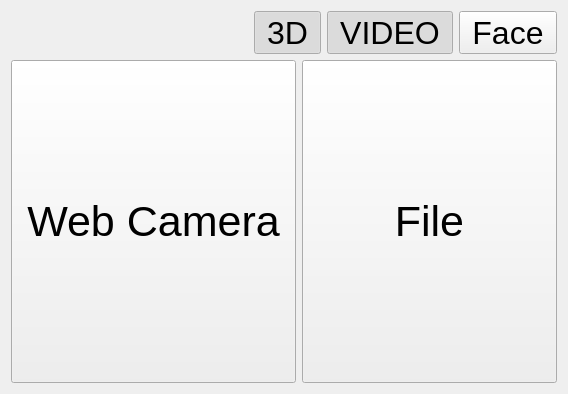
<?xml version="1.0" encoding="UTF-8"?>
<ui version="4.0">
 <class>Form</class>
 <widget class="QWidget" name="Form">
  <property name="geometry">
   <rect>
    <x>0</x>
    <y>0</y>
    <width>568</width>
    <height>394</height>
   </rect>
  </property>
  <property name="windowTitle">
   <string>MUAE Source Type...</string>
  </property>
  <property name="windowIcon">
   <iconset resource="resources.qrc">
    <normaloff>:/open/icons/file.png</normaloff>:/open/icons/file.png</iconset>
  </property>
  <layout class="QVBoxLayout" name="verticalLayout">
   <property name="sizeConstraint">
    <enum>QLayout::SetMaximumSize</enum>
   </property>
   <item>
    <layout class="QHBoxLayout" name="horizontalLayout">
     <property name="sizeConstraint">
      <enum>QLayout::SetMinimumSize</enum>
     </property>
     <item>
      <spacer name="horizontalSpacer">
       <property name="orientation">
        <enum>Qt::Horizontal</enum>
       </property>
       <property name="sizeHint" stdset="0">
        <size>
         <width>40</width>
         <height>20</height>
        </size>
       </property>
      </spacer>
     </item>
     <item>
      <widget class="QToolButton" name="toolButton">
       <property name="sizePolicy">
        <sizepolicy hsizetype="Fixed" vsizetype="Fixed">
         <horstretch>0</horstretch>
         <verstretch>0</verstretch>
        </sizepolicy>
       </property>
       <property name="font">
        <font>
         <pointsize>24</pointsize>
        </font>
       </property>
       <property name="text">
        <string>3D</string>
       </property>
       <property name="checkable">
        <bool>true</bool>
       </property>
       <property name="checked">
        <bool>true</bool>
       </property>
      </widget>
     </item>
     <item>
      <widget class="QToolButton" name="toolButton_3">
       <property name="font">
        <font>
         <pointsize>24</pointsize>
        </font>
       </property>
       <property name="text">
        <string>VIDEO</string>
       </property>
       <property name="checkable">
        <bool>true</bool>
       </property>
       <property name="checked">
        <bool>true</bool>
       </property>
      </widget>
     </item>
     <item>
      <widget class="QToolButton" name="toolButton_2">
       <property name="font">
        <font>
         <pointsize>24</pointsize>
        </font>
       </property>
       <property name="text">
        <string>Face</string>
       </property>
       <property name="checkable">
        <bool>true</bool>
       </property>
      </widget>
     </item>
    </layout>
   </item>
   <item>
    <layout class="QHBoxLayout" name="horizontalLayout_2">
     <property name="spacing">
      <number>-1</number>
     </property>
     <property name="sizeConstraint">
      <enum>QLayout::SetFixedSize</enum>
     </property>
     <item>
      <widget class="QToolButton" name="toolButtonWebCamera">
       <property name="sizePolicy">
        <sizepolicy hsizetype="Expanding" vsizetype="Expanding">
         <horstretch>0</horstretch>
         <verstretch>0</verstretch>
        </sizepolicy>
       </property>
       <property name="font">
        <font>
         <pointsize>32</pointsize>
        </font>
       </property>
       <property name="focusPolicy">
        <enum>Qt::TabFocus</enum>
       </property>
       <property name="text">
        <string>Web Camera</string>
       </property>
       <property name="icon">
        <iconset resource="resources.qrc">
         <normaloff>:/open/icons/cam.png</normaloff>:/open/icons/cam.png</iconset>
       </property>
       <property name="iconSize">
        <size>
         <width>256</width>
         <height>256</height>
        </size>
       </property>
       <property name="popupMode">
        <enum>QToolButton::DelayedPopup</enum>
       </property>
       <property name="toolButtonStyle">
        <enum>Qt::ToolButtonTextUnderIcon</enum>
       </property>
       <property name="autoRaise">
        <bool>false</bool>
       </property>
       <property name="arrowType">
        <enum>Qt::NoArrow</enum>
       </property>
      </widget>
     </item>
     <item>
      <widget class="QToolButton" name="toolButtonFile">
       <property name="sizePolicy">
        <sizepolicy hsizetype="Expanding" vsizetype="Expanding">
         <horstretch>0</horstretch>
         <verstretch>0</verstretch>
        </sizepolicy>
       </property>
       <property name="font">
        <font>
         <pointsize>32</pointsize>
        </font>
       </property>
       <property name="focusPolicy">
        <enum>Qt::TabFocus</enum>
       </property>
       <property name="text">
        <string>File</string>
       </property>
       <property name="icon">
        <iconset resource="resources.qrc">
         <normaloff>:/open/icons/file.png</normaloff>:/open/icons/file.png</iconset>
       </property>
       <property name="iconSize">
        <size>
         <width>256</width>
         <height>256</height>
        </size>
       </property>
       <property name="popupMode">
        <enum>QToolButton::DelayedPopup</enum>
       </property>
       <property name="toolButtonStyle">
        <enum>Qt::ToolButtonTextUnderIcon</enum>
       </property>
       <property name="autoRaise">
        <bool>false</bool>
       </property>
       <property name="arrowType">
        <enum>Qt::NoArrow</enum>
       </property>
      </widget>
     </item>
    </layout>
   </item>
  </layout>
 </widget>
 <resources>
  <include location="resources.qrc"/>
 </resources>
 <connections/>
</ui>
